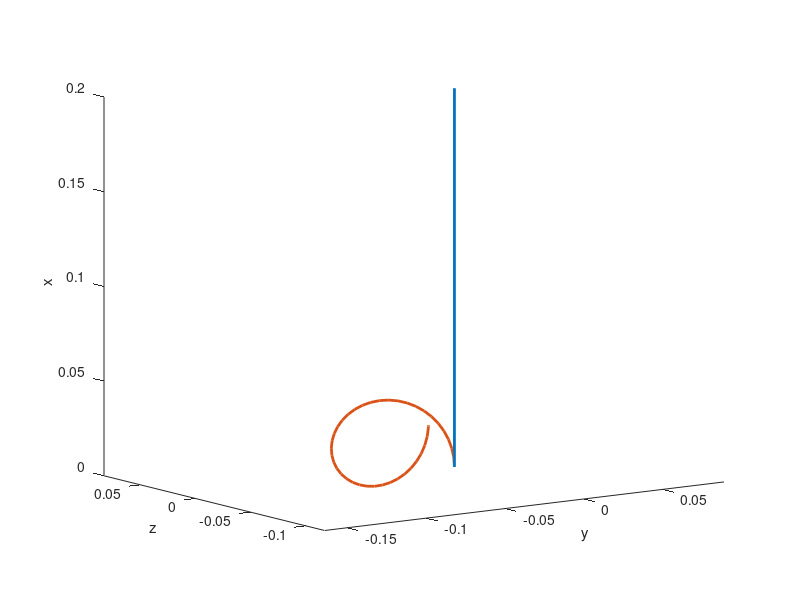

The MATLAB source for this figure:
%Alyssa Novelia
%Kirchoff rod under end moment

%Rod parameters
young = 1.3e6;
radius = 0.00079;
poiss = 0.5;
lambda1 = young*pi*(radius^4)/4;
lambda2 = lambda1;
lambda3 = (young/(2*(1+poiss)))*pi*(radius^4)/2;
tfin = 0.2;

%States = [nu1; nu2; nu3; d1x; d1y; d1z; d2x; d2y; d2z; ...
%   d3x; d3y; d3z; x; y; z];
Ydot = @(t,Y)[((lambda2-lambda3)/lambda1) * Y(2) * Y(3); ...
    ((lambda3-lambda1)/lambda2) * Y(3) * Y(1); ...
    ((lambda1-lambda2)/lambda3) * Y(1) * Y(2); ...
    Y(3) * Y(7) - Y(2) * Y(10); ...
    Y(3) * Y(8) - Y(2) * Y(11); ...
    Y(3) * Y(9) - Y(2) * Y(12); ...
    Y(1) * Y(10) - Y(3) * Y(4); ...
    Y(1) * Y(11) - Y(3) * Y(5); ...
    Y(1) * Y(12) - Y(3) * Y(6); ...
    Y(2) * Y(4) - Y(1) * Y(7); ...
    Y(2) * Y(5) - Y(1) * Y(8); ...
    Y(2) * Y(6) - Y(1) * Y(9); ...
    Y(10); ...
    Y(11); ...
    Y(12)];
IC = [-20; -20; 20; 0; 1; 0; 0; 0; 1; 1; 0; 0; 0; 0; 0];

%Solve EOM
[T Y] = ode45(Ydot,[0 tfin], IC);

%Plot result
nu1 = Y(:,1);
nu2 = Y(:,2);
nu3 = Y(:,3);
d1x = Y(:,4);
d1y = Y(:,5);
d1z = Y(:,6);
d2x = Y(:,7);
d2y = Y(:,8);
d2z = Y(:,9);
d3x = Y(:,10);
d3y = Y(:,11);
d3z = Y(:,12);
x = Y(:,13);
y = Y(:,14);
z = Y(:,15);
%%
%Plot centerline of rod
figure; hold on;
refconfig = plot3([0 0],[0 0],[0 tfin],'linewidth',2);
curconfig = plot3(y,z,x,'linewidth',2);
axis equal;
view([-35 10]);
xlabel('y');
ylabel('z');
zlabel('x');

save('kirchoffrodexact.mat', 'x','y','z');
